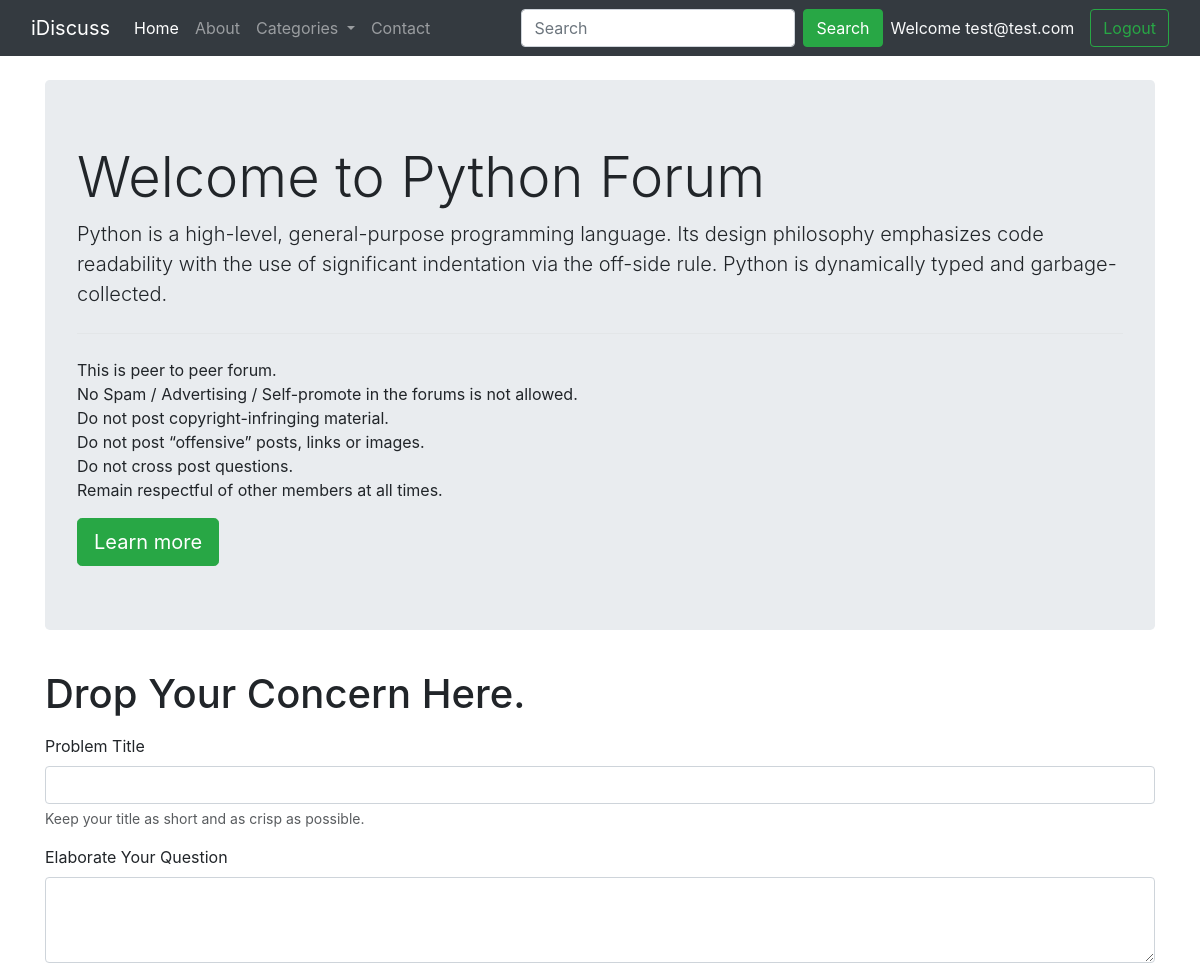
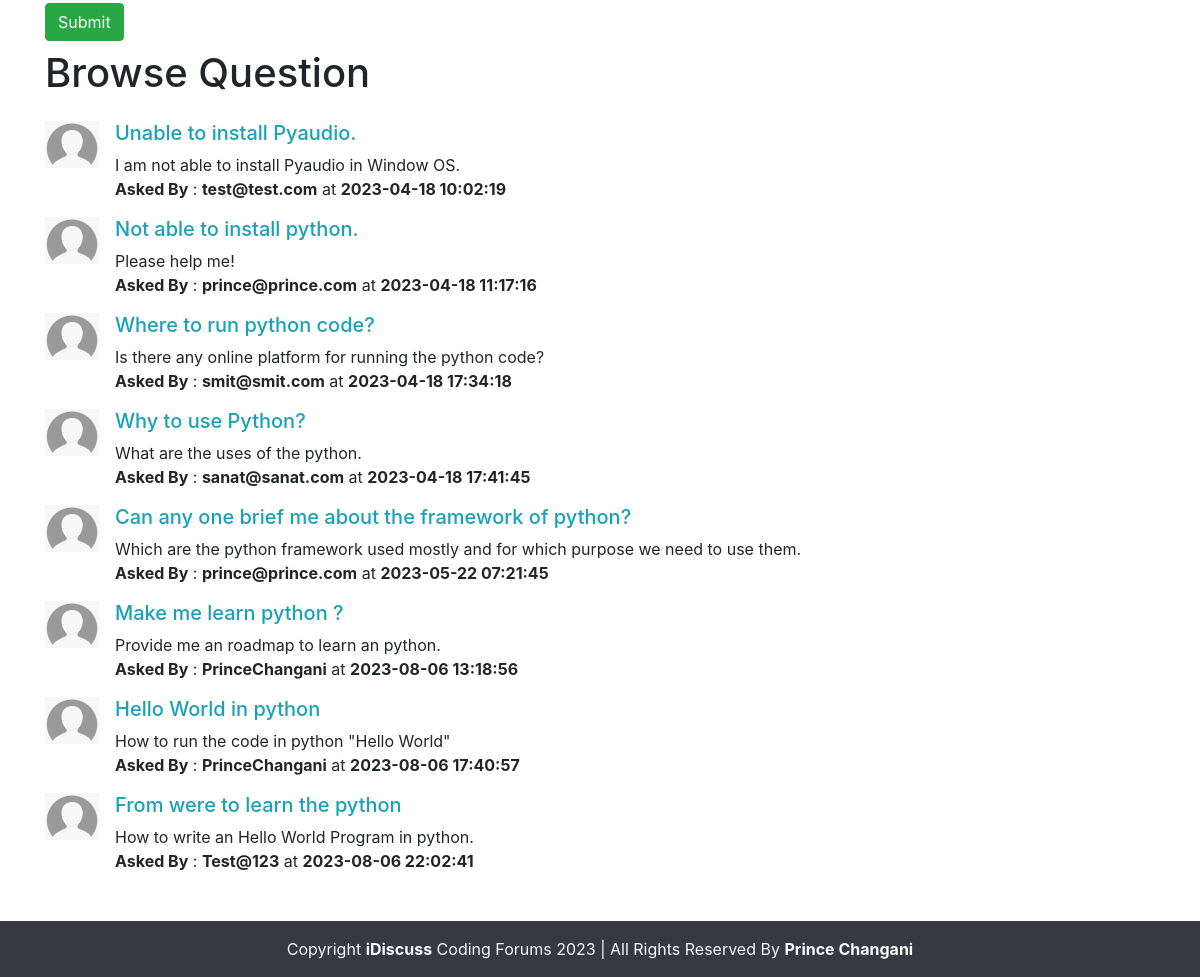
The page /threadlist.php?catid=1 (signed in) on the database its author committed (2 pictures, top to bottom).
### tables this page shows
CREATE TABLE `categories` (
  `category_id` int(8) NOT NULL,
  `category_name` varchar(255) NOT NULL,
  `category_description` varchar(255) NOT NULL,
  `created` datetime NOT NULL DEFAULT current_timestamp()
);

CREATE TABLE `threads` (
  `thread_id` int(7) NOT NULL,
  `thread_title` varchar(255) NOT NULL,
  `thread_desc` text NOT NULL,
  `thread_cat_id` int(7) NOT NULL,
  `thread_user_id` int(7) NOT NULL,
  `timestamp` datetime NOT NULL DEFAULT current_timestamp()
);

CREATE TABLE `users` (
  `sno` int(8) NOT NULL,
  `user_email` varchar(30) NOT NULL,
  `user_pass` varchar(255) NOT NULL,
  `timestamp` datetime NOT NULL
);

### threadlist.php (the view, shortened to what this page needs)
<!doctype html>
<html lang="en">
<head>
    <link href="https://cdn.jsdelivr.net/npm/bootstrap@5.3.0-alpha3/dist/css/bootstrap.min.css" rel="stylesheet"
>
    <link rel="stylesheet" href="https://cdn.jsdelivr.net/npm/bootstrap@4.6.2/dist/css/bootstrap.min.css"
>
</head>
<body>
    <?php
        include 'partials/_dbconnect.php';
        include 'partials/_header.php';
    ?>
    <?php
        $id = $_GET['catid'];
        $sql = "SELECT * FROM `categories` WHERE category_id=$id";
        $result = mysqli_query($conn, $sql);
        while($row = mysqli_fetch_assoc($result))
        {
            $catname = $row['category_name'];
            $catdesc = $row['category_description'];
        }
    ?>
    <div class="container my-4">
        <div class="jumbotron">
            <h1 class="display-4">Welcome to <?php echo $catname; ?> Forum</h1>
            <p class="lead"><?php echo $catdesc; ?></p>
            <hr class="my-4">
            <p>
                This is peer to peer forum.
                <br>No Spam / Advertising / Self-promote in the forums is not allowed.
                <br>Do not post copyright-infringing material.
                <br>Do not post “offensive” posts, links or images.
                <br>Do not cross post questions.
                <br>Remain respectful of other members at all times.
            </p>
            <a class="btn btn-success btn-lg" href="#" role="button">Learn more</a>
        </div>
    </div>
    <?php
        if(isset($_SESSION['loggedin']) && $_SESSION['loggedin']==true)
        {
            echo '
                <div class="container">
                    <h1 class="py-2">Drop Your Concern Here.</h1>
                    <form action="'.$_SERVER["REQUEST_URI"].'" method="POST">
                        <div class="mb-3">
                            <label for="title" class="form-label">Problem Title</label>
                            <input type="text" class="form-control" id="title" name="title" aria-describedby="title">
                            <div id="emailHelp" class="form-text">Keep your title as short and as crisp as possible.</div>
                        </div>
                        <div class="form-group">
                            <label for="desc">Elaborate Your Question</label>
                            <textarea class="form-control" id="desc" name="desc" rows="3"></textarea>
                        </div>
                        <input type="hidden" name="sno" value="' . $_SESSION['sno'] . '" >
                        <button type="submit" class="btn btn-success">Submit</button>
                    </form>
                </div>
                ';
        }
    ?>
    <div class="container mb-5">
        <h1 class="py-2">Browse Question</h1>
        <?php
            $id = $_GET['catid'];
            $sql = "SELECT * FROM `threads` WHERE thread_cat_id=$id";
            $result = mysqli_query($conn, $sql);
            while($row = mysqli_fetch_assoc($result))
            {
                $id = $row['thread_id'];
                $title = $row['thread_title'];
                $desc = $row['thread_desc'];
                $thread_time = $row['timestamp'];
                $thread_user_id = $row['thread_user_id'];
                $sql2 = "SELECT user_email FROM `users` WHERE sno='$thread_user_id'";
                $result2 = mysqli_query($conn, $sql2);
                $row2 = mysqli_fetch_assoc($result2);
                $user = $row2['user_email'];
                echo '  <div class="media my-3">
                <img src="img/userdefault.png" width="54px" class="mr-3" alt="User logo">
                <div class="media-body">
                    <h5 class="mt-0"><a class="text-info" href="thread.php?threadid='.$id.'" >'.$title.'</a></h5>
                    <p class="mb-0">'.$desc.'</p>
                    <p class="my-0"><b>Asked By</b> : <b>'.$user.'</b> at <b>'.$thread_time.'</b></p>
                </div>
                </div>
                ';
            }
        ?>
    </div>
    <?php
        include 'partials/_footer.php';
    ?>
</body>
</html>

### rows shown on the page
categories: category_name "Python", category_description "Python is a high-level, general-purpose programming language. Its design philosophy emphasizes code readability with the use of significant indentation via the off-side rule. Python is dynamically typed and garbage-collected."
threads: thread_title "Unable to install Pyaudio.", thread_desc "I am not able to install Pyaudio in Window OS.", users.user_email "test@test.com", timestamp "2023-04-18 10:02:19"
threads: thread_title "Not able to install python.", thread_desc "Please help me!", users.user_email "prince@prince.com", timestamp "2023-04-18 11:17:16"
threads: thread_title "Where to run python code?", thread_desc "Is there any online platform for running the python code?", users.user_email "smit@smit.com", timestamp "2023-04-18 17:34:18"
threads: thread_title "Why to use Python?", thread_desc "What are the uses of the python.", users.user_email "sanat@sanat.com", timestamp "2023-04-18 17:41:45"
threads: thread_title "Can any one brief me about the framework of python?", thread_desc "Which are the python framework used mostly and for which purpose we need to use them.", users.user_email "prince@prince.com", timestamp "2023-05-22 07:21:45"
threads: thread_title "Make me learn python ?", thread_desc "Provide me an roadmap to learn an python.", users.user_email "PrinceChangani", timestamp "2023-08-06 13:18:56"
threads: thread_title "Hello World in python", thread_desc "How to run the code in python \"Hello World\"", users.user_email "PrinceChangani", timestamp "2023-08-06 17:40:57"
threads: thread_title "From were to learn the python", thread_desc "How to write an Hello World Program in python.", users.user_email "Test@123", timestamp "2023-08-06 22:02:41"

### other values the page prints
$_SESSION['useremail'] "test@test.com"
